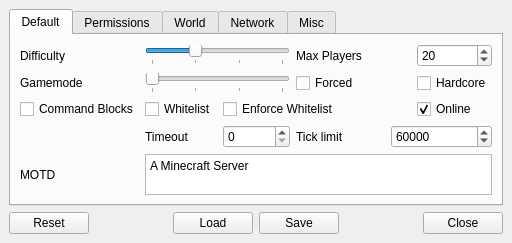
<?xml version="1.0" encoding="UTF-8"?>
<ui version="4.0">
 <class>MainWindow</class>
 <widget class="QMainWindow" name="MainWindow">
  <property name="geometry">
   <rect>
    <x>0</x>
    <y>0</y>
    <width>512</width>
    <height>243</height>
   </rect>
  </property>
  <property name="minimumSize">
   <size>
    <width>512</width>
    <height>243</height>
   </size>
  </property>
  <property name="maximumSize">
   <size>
    <width>512</width>
    <height>276</height>
   </size>
  </property>
  <property name="baseSize">
   <size>
    <width>512</width>
    <height>243</height>
   </size>
  </property>
  <property name="windowTitle">
   <string>Preta's server properties manager</string>
  </property>
  <property name="windowIcon">
   <iconset>
    <normaloff>assets/icon.png</normaloff>assets/icon.png</iconset>
  </property>
  <property name="autoFillBackground">
   <bool>false</bool>
  </property>
  <property name="locale">
   <locale language="English" country="UnitedStates"/>
  </property>
  <widget class="QWidget" name="MainWidget">
   <layout class="QGridLayout" name="gridLayout_6">
    <item row="0" column="0" colspan="6">
     <widget class="QTabWidget" name="tabs">
      <property name="baseSize">
       <size>
        <width>512</width>
        <height>256</height>
       </size>
      </property>
      <property name="currentIndex">
       <number>0</number>
      </property>
      <widget class="QWidget" name="defaultSetup">
       <attribute name="title">
        <string>Default</string>
       </attribute>
       <layout class="QGridLayout" name="gridLayout">
        <item row="0" column="0">
         <widget class="QLabel" name="Ldifficulty">
          <property name="text">
           <string>Difficulty</string>
          </property>
          <property name="buddy">
           <cstring>difficulty</cstring>
          </property>
         </widget>
        </item>
        <item row="0" column="1" colspan="2">
         <widget class="QSlider" name="difficulty">
          <property name="maximum">
           <number>3</number>
          </property>
          <property name="pageStep">
           <number>1</number>
          </property>
          <property name="value">
           <number>1</number>
          </property>
          <property name="sliderPosition">
           <number>1</number>
          </property>
          <property name="tracking">
           <bool>true</bool>
          </property>
          <property name="orientation">
           <enum>Qt::Horizontal</enum>
          </property>
          <property name="invertedAppearance">
           <bool>false</bool>
          </property>
          <property name="invertedControls">
           <bool>false</bool>
          </property>
          <property name="tickPosition">
           <enum>QSlider::TicksBelow</enum>
          </property>
         </widget>
        </item>
        <item row="0" column="3" colspan="3">
         <widget class="QLabel" name="LmaxPlayers">
          <property name="text">
           <string>Max Players</string>
          </property>
          <property name="buddy">
           <cstring>maxPlayers</cstring>
          </property>
         </widget>
        </item>
        <item row="0" column="6">
         <widget class="QSpinBox" name="maxPlayers">
          <property name="minimum">
           <number>1</number>
          </property>
          <property name="maximum">
           <number>2147483647</number>
          </property>
          <property name="value">
           <number>20</number>
          </property>
         </widget>
        </item>
        <item row="1" column="0">
         <widget class="QLabel" name="Lgamemode">
          <property name="text">
           <string>Gamemode</string>
          </property>
          <property name="buddy">
           <cstring>gamemode</cstring>
          </property>
         </widget>
        </item>
        <item row="1" column="1" colspan="2">
         <widget class="QSlider" name="gamemode">
          <property name="maximum">
           <number>3</number>
          </property>
          <property name="pageStep">
           <number>1</number>
          </property>
          <property name="orientation">
           <enum>Qt::Horizontal</enum>
          </property>
          <property name="tickPosition">
           <enum>QSlider::TicksBelow</enum>
          </property>
         </widget>
        </item>
        <item row="1" column="6">
         <widget class="QCheckBox" name="hardcore">
          <property name="text">
           <string>Hardcore</string>
          </property>
         </widget>
        </item>
        <item row="2" column="0">
         <widget class="QCheckBox" name="enableCommandBlock">
          <property name="text">
           <string>Command Blocks</string>
          </property>
         </widget>
        </item>
        <item row="2" column="1">
         <widget class="QCheckBox" name="whitelist">
          <property name="text">
           <string>Whitelist</string>
          </property>
         </widget>
        </item>
        <item row="2" column="2" colspan="2">
         <widget class="QCheckBox" name="enforceWhitelist">
          <property name="text">
           <string>Enforce Whitelist</string>
          </property>
         </widget>
        </item>
        <item row="2" column="6">
         <widget class="QCheckBox" name="onlineMode">
          <property name="text">
           <string>Online</string>
          </property>
          <property name="checked">
           <bool>true</bool>
          </property>
         </widget>
        </item>
        <item row="3" column="1">
         <widget class="QLabel" name="LplayerIdleTimeout">
          <property name="text">
           <string>Timeout</string>
          </property>
          <property name="buddy">
           <cstring>playerIdleTimeout</cstring>
          </property>
         </widget>
        </item>
        <item row="3" column="2">
         <widget class="QSpinBox" name="playerIdleTimeout">
          <property name="maximum">
           <number>2147483647</number>
          </property>
          <property name="value">
           <number>0</number>
          </property>
         </widget>
        </item>
        <item row="3" column="3" colspan="2">
         <widget class="QLabel" name="LmaxTickTime">
          <property name="text">
           <string>Tick limit</string>
          </property>
          <property name="buddy">
           <cstring>maxTickTime</cstring>
          </property>
         </widget>
        </item>
        <item row="3" column="5" colspan="2">
         <widget class="QSpinBox" name="maxTickTime">
          <property name="minimum">
           <number>-1</number>
          </property>
          <property name="maximum">
           <number>2147483647</number>
          </property>
          <property name="value">
           <number>60000</number>
          </property>
         </widget>
        </item>
        <item row="4" column="0">
         <widget class="QLabel" name="Lmotd">
          <property name="text">
           <string>MOTD</string>
          </property>
          <property name="buddy">
           <cstring>motd</cstring>
          </property>
         </widget>
        </item>
        <item row="1" column="3">
         <widget class="QCheckBox" name="forceGamemode">
          <property name="text">
           <string>Forced</string>
          </property>
         </widget>
        </item>
        <item row="4" column="1" colspan="6">
         <widget class="QPlainTextEdit" name="motd">
          <property name="plainText">
           <string>A Minecraft Server</string>
          </property>
         </widget>
        </item>
       </layout>
      </widget>
      <widget class="QWidget" name="permissions">
       <attribute name="title">
        <string>Permissions</string>
       </attribute>
       <layout class="QGridLayout" name="gridLayout_2">
        <item row="0" column="0" colspan="2">
         <widget class="QCheckBox" name="allowFlight">
          <property name="text">
           <string>Allow Flight</string>
          </property>
         </widget>
        </item>
        <item row="0" column="2">
         <widget class="QCheckBox" name="pvp">
          <property name="text">
           <string>Allow PVP</string>
          </property>
          <property name="checked">
           <bool>true</bool>
          </property>
         </widget>
        </item>
        <item row="0" column="3">
         <widget class="QLabel" name="LmaxWorldSize">
          <property name="text">
           <string>Max Size</string>
          </property>
          <property name="buddy">
           <cstring>maxWorldSize</cstring>
          </property>
         </widget>
        </item>
        <item row="0" column="4">
         <widget class="QSpinBox" name="maxWorldSize">
          <property name="minimum">
           <number>1</number>
          </property>
          <property name="maximum">
           <number>29999984</number>
          </property>
          <property name="value">
           <number>29999984</number>
          </property>
         </widget>
        </item>
        <item row="2" column="0">
         <widget class="QLabel" name="LopPermissionLevel">
          <property name="text">
           <string>OP Level</string>
          </property>
          <property name="buddy">
           <cstring>opPermissionLevel</cstring>
          </property>
         </widget>
        </item>
        <item row="1" column="0" colspan="2">
         <widget class="QCheckBox" name="allowNether">
          <property name="text">
           <string>Allow Nether</string>
          </property>
          <property name="checked">
           <bool>true</bool>
          </property>
         </widget>
        </item>
        <item row="2" column="1" colspan="2">
         <widget class="QSlider" name="opPermissionLevel">
          <property name="minimum">
           <number>1</number>
          </property>
          <property name="maximum">
           <number>4</number>
          </property>
          <property name="pageStep">
           <number>1</number>
          </property>
          <property name="value">
           <number>4</number>
          </property>
          <property name="orientation">
           <enum>Qt::Horizontal</enum>
          </property>
          <property name="tickPosition">
           <enum>QSlider::TicksBelow</enum>
          </property>
         </widget>
        </item>
        <item row="3" column="0">
         <spacer name="spacePerm">
          <property name="orientation">
           <enum>Qt::Vertical</enum>
          </property>
          <property name="sizeHint" stdset="0">
           <size>
            <width>20</width>
            <height>40</height>
           </size>
          </property>
         </spacer>
        </item>
       </layout>
      </widget>
      <widget class="QWidget" name="world">
       <attribute name="title">
        <string>World</string>
       </attribute>
       <layout class="QGridLayout" name="gridLayout_3">
        <item row="0" column="0">
         <widget class="QLabel" name="LlevelName">
          <property name="text">
           <string>Name</string>
          </property>
          <property name="buddy">
           <cstring>levelName</cstring>
          </property>
         </widget>
        </item>
        <item row="0" column="1" colspan="3">
         <widget class="QLineEdit" name="levelName">
          <property name="text">
           <string>world</string>
          </property>
         </widget>
        </item>
        <item row="0" column="5">
         <widget class="QLabel" name="LlevelType">
          <property name="text">
           <string>Type</string>
          </property>
          <property name="buddy">
           <cstring>levelType</cstring>
          </property>
         </widget>
        </item>
        <item row="0" column="6">
         <widget class="QComboBox" name="levelType">
          <item>
           <property name="text">
            <string>Default</string>
           </property>
          </item>
          <item>
           <property name="text">
            <string>Flat</string>
           </property>
          </item>
          <item>
           <property name="text">
            <string>Large Biomes</string>
           </property>
          </item>
          <item>
           <property name="text">
            <string>Amplified</string>
           </property>
          </item>
          <item>
           <property name="text">
            <string>Buffet</string>
           </property>
          </item>
         </widget>
        </item>
        <item row="1" column="0">
         <widget class="QLabel" name="LlevelSeed">
          <property name="text">
           <string>Seed</string>
          </property>
          <property name="buddy">
           <cstring>levelSeed</cstring>
          </property>
         </widget>
        </item>
        <item row="1" column="1" colspan="3">
         <widget class="QLineEdit" name="levelSeed"/>
        </item>
        <item row="1" column="5">
         <widget class="QLabel" name="LmaxBuildHeight">
          <property name="text">
           <string>Max height</string>
          </property>
          <property name="buddy">
           <cstring>maxBuildHeight</cstring>
          </property>
         </widget>
        </item>
        <item row="1" column="6">
         <widget class="QSpinBox" name="maxBuildHeight">
          <property name="minimum">
           <number>0</number>
          </property>
          <property name="maximum">
           <number>256</number>
          </property>
          <property name="value">
           <number>256</number>
          </property>
         </widget>
        </item>
        <item row="2" column="0" colspan="3">
         <widget class="QLabel" name="LgeneratorSettings">
          <property name="text">
           <string>Generator Settings</string>
          </property>
          <property name="buddy">
           <cstring>generatorSettings</cstring>
          </property>
         </widget>
        </item>
        <item row="2" column="3" colspan="2">
         <widget class="QLineEdit" name="generatorSettings"/>
        </item>
        <item row="2" column="5">
         <widget class="QLabel" name="LspawnProtection">
          <property name="text">
           <string>Protection</string>
          </property>
          <property name="buddy">
           <cstring>spawnProtection</cstring>
          </property>
         </widget>
        </item>
        <item row="2" column="6">
         <widget class="QSpinBox" name="spawnProtection">
          <property name="minimum">
           <number>1</number>
          </property>
          <property name="maximum">
           <number>2147483647</number>
          </property>
          <property name="value">
           <number>16</number>
          </property>
         </widget>
        </item>
        <item row="3" column="0" colspan="2">
         <widget class="QCheckBox" name="generateStructures">
          <property name="text">
           <string>Structures</string>
          </property>
          <property name="checked">
           <bool>true</bool>
          </property>
         </widget>
        </item>
        <item row="4" column="0" colspan="2">
         <widget class="QCheckBox" name="spawnAnimals">
          <property name="text">
           <string>Animals</string>
          </property>
          <property name="checked">
           <bool>true</bool>
          </property>
         </widget>
        </item>
        <item row="4" column="2" colspan="2">
         <widget class="QCheckBox" name="spawnMonsters">
          <property name="text">
           <string>Monsters</string>
          </property>
          <property name="checked">
           <bool>true</bool>
          </property>
         </widget>
        </item>
        <item row="4" column="4">
         <widget class="QCheckBox" name="spawnNpcs">
          <property name="text">
           <string>NPC</string>
          </property>
          <property name="checked">
           <bool>true</bool>
          </property>
         </widget>
        </item>
        <item row="5" column="0">
         <spacer name="spaceWorld">
          <property name="orientation">
           <enum>Qt::Vertical</enum>
          </property>
          <property name="sizeHint" stdset="0">
           <size>
            <width>20</width>
            <height>40</height>
           </size>
          </property>
         </spacer>
        </item>
       </layout>
      </widget>
      <widget class="QWidget" name="network">
       <attribute name="title">
        <string>Network</string>
       </attribute>
       <layout class="QGridLayout" name="gridLayout_4">
        <item row="0" column="0">
         <widget class="QLabel" name="LserverIp">
          <property name="text">
           <string>IP</string>
          </property>
          <property name="buddy">
           <cstring>serverIp</cstring>
          </property>
         </widget>
        </item>
        <item row="0" column="1" colspan="3">
         <widget class="QLineEdit" name="serverIp"/>
        </item>
        <item row="0" column="5">
         <widget class="QSpinBox" name="serverPort">
          <property name="minimum">
           <number>1</number>
          </property>
          <property name="maximum">
           <number>65534</number>
          </property>
          <property name="value">
           <number>25565</number>
          </property>
         </widget>
        </item>
        <item row="0" column="6">
         <widget class="QLabel" name="LviewDistance">
          <property name="text">
           <string>View distance</string>
          </property>
          <property name="buddy">
           <cstring>viewDistance</cstring>
          </property>
         </widget>
        </item>
        <item row="0" column="4">
         <widget class="QLabel" name="LserverPort">
          <property name="text">
           <string>Port</string>
          </property>
          <property name="buddy">
           <cstring>serverPort</cstring>
          </property>
         </widget>
        </item>
        <item row="1" column="0" colspan="2">
         <widget class="QLabel" name="LnetworkCompressionThreshold">
          <property name="text">
           <string>Compression</string>
          </property>
          <property name="buddy">
           <cstring>networkCompressionThreshold</cstring>
          </property>
         </widget>
        </item>
        <item row="1" column="2" colspan="2">
         <widget class="QSpinBox" name="networkCompressionThreshold">
          <property name="minimum">
           <number>-1</number>
          </property>
          <property name="maximum">
           <number>2147483647</number>
          </property>
          <property name="value">
           <number>256</number>
          </property>
         </widget>
        </item>
        <item row="1" column="6" colspan="2">
         <widget class="QCheckBox" name="nativeTransport">
          <property name="text">
           <string>Native Transport</string>
          </property>
          <property name="checked">
           <bool>true</bool>
          </property>
         </widget>
        </item>
        <item row="0" column="7">
         <widget class="QSpinBox" name="viewDistance">
          <property name="minimum">
           <number>2</number>
          </property>
          <property name="maximum">
           <number>32</number>
          </property>
          <property name="value">
           <number>10</number>
          </property>
         </widget>
        </item>
        <item row="1" column="4" colspan="2">
         <widget class="QCheckBox" name="preventProxyConnections">
          <property name="text">
           <string>Allow Proxy</string>
          </property>
         </widget>
        </item>
        <item row="3" column="0">
         <widget class="QLabel" name="LqueryPort">
          <property name="text">
           <string>Port</string>
          </property>
          <property name="buddy">
           <cstring>queryPort</cstring>
          </property>
         </widget>
        </item>
        <item row="4" column="0" colspan="2">
         <widget class="QCheckBox" name="enableRcon">
          <property name="text">
           <string>Enable RCON</string>
          </property>
         </widget>
        </item>
        <item row="2" column="0" colspan="2">
         <widget class="QCheckBox" name="enableQuery">
          <property name="text">
           <string>Enable Query</string>
          </property>
         </widget>
        </item>
        <item row="3" column="1" colspan="2">
         <widget class="QSpinBox" name="queryPort">
          <property name="minimum">
           <number>1</number>
          </property>
          <property name="maximum">
           <number>65534</number>
          </property>
          <property name="value">
           <number>25565</number>
          </property>
         </widget>
        </item>
        <item row="5" column="0">
         <widget class="QLabel" name="LrconPort">
          <property name="text">
           <string>Port</string>
          </property>
          <property name="buddy">
           <cstring>rconPort</cstring>
          </property>
         </widget>
        </item>
        <item row="5" column="3" colspan="2">
         <widget class="QLabel" name="LrconPassword">
          <property name="text">
           <string>Password</string>
          </property>
          <property name="buddy">
           <cstring>rconPassword</cstring>
          </property>
         </widget>
        </item>
        <item row="5" column="5" colspan="2">
         <widget class="QLineEdit" name="rconPassword"/>
        </item>
        <item row="5" column="1" colspan="2">
         <widget class="QSpinBox" name="rconPort">
          <property name="minimum">
           <number>1</number>
          </property>
          <property name="maximum">
           <number>65534</number>
          </property>
          <property name="value">
           <number>25575</number>
          </property>
         </widget>
        </item>
        <item row="6" column="1">
         <spacer name="spaceNetwork">
          <property name="orientation">
           <enum>Qt::Vertical</enum>
          </property>
          <property name="sizeHint" stdset="0">
           <size>
            <width>20</width>
            <height>40</height>
           </size>
          </property>
         </spacer>
        </item>
       </layout>
      </widget>
      <widget class="QWidget" name="misc">
       <attribute name="title">
        <string>Misc</string>
       </attribute>
       <layout class="QGridLayout" name="gridLayout_5">
        <item row="1" column="0">
         <widget class="QLabel" name="LresourcePackSha1">
          <property name="text">
           <string>sha1</string>
          </property>
          <property name="buddy">
           <cstring>resourcePackSha1</cstring>
          </property>
         </widget>
        </item>
        <item row="0" column="1">
         <widget class="QLineEdit" name="resourcePack"/>
        </item>
        <item row="0" column="0">
         <widget class="QLabel" name="LresourcePack">
          <property name="text">
           <string>Resource Pack</string>
          </property>
          <property name="buddy">
           <cstring>resourcePack</cstring>
          </property>
         </widget>
        </item>
        <item row="1" column="1">
         <widget class="QLineEdit" name="resourcePackSha1">
          <property name="text">
           <string/>
          </property>
         </widget>
        </item>
        <item row="2" column="0">
         <widget class="QCheckBox" name="snooperEnabled">
          <property name="text">
           <string>Snooper</string>
          </property>
          <property name="checked">
           <bool>true</bool>
          </property>
         </widget>
        </item>
        <item row="3" column="0">
         <spacer name="spaceMisc">
          <property name="orientation">
           <enum>Qt::Vertical</enum>
          </property>
          <property name="sizeHint" stdset="0">
           <size>
            <width>20</width>
            <height>40</height>
           </size>
          </property>
         </spacer>
        </item>
       </layout>
      </widget>
     </widget>
    </item>
    <item row="1" column="0">
     <widget class="QPushButton" name="resetBtn">
      <property name="text">
       <string>Reset</string>
      </property>
     </widget>
    </item>
    <item row="1" column="1">
     <spacer name="spaceRL">
      <property name="orientation">
       <enum>Qt::Horizontal</enum>
      </property>
      <property name="sizeHint" stdset="0">
       <size>
        <width>40</width>
        <height>20</height>
       </size>
      </property>
     </spacer>
    </item>
    <item row="1" column="2">
     <widget class="QPushButton" name="loadBtn">
      <property name="text">
       <string>Load</string>
      </property>
     </widget>
    </item>
    <item row="1" column="3">
     <widget class="QPushButton" name="saveBtn">
      <property name="text">
       <string>Save</string>
      </property>
     </widget>
    </item>
    <item row="1" column="4">
     <spacer name="spaceSC">
      <property name="orientation">
       <enum>Qt::Horizontal</enum>
      </property>
      <property name="sizeHint" stdset="0">
       <size>
        <width>40</width>
        <height>20</height>
       </size>
      </property>
     </spacer>
    </item>
    <item row="1" column="5">
     <widget class="QPushButton" name="closeBtn">
      <property name="text">
       <string>Close</string>
      </property>
     </widget>
    </item>
   </layout>
  </widget>
 </widget>
 <tabstops>
  <tabstop>allowFlight</tabstop>
  <tabstop>allowNether</tabstop>
  <tabstop>tabs</tabstop>
 </tabstops>
 <resources/>
 <connections/>
</ui>
